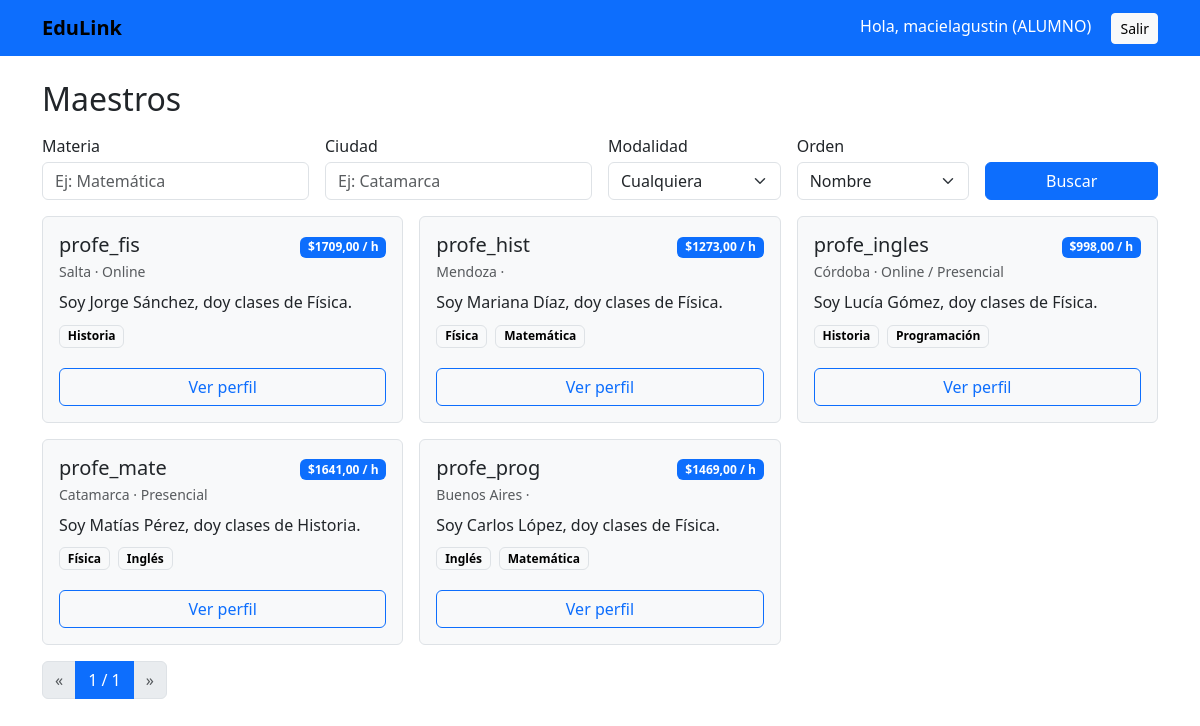
The app's page /maestros/ (signed in) with its own data.
### cuentas/models.py (models this page shows, shortened)
class Usuario(AbstractUser):
    ROL_CHOICES = (
        ('USER', 'Usuario'),
        ('ALUMNO', 'Alumno'),
        ('MAESTRO', 'Maestro'),
        ('ADMIN', 'Administrador'),
    )
    rol = models.CharField(max_length=10, choices=ROL_CHOICES, default='USER')
    telefono = models.CharField(max_length=30, blank=True)

class Maestro(models.Model):
    usuario = models.OneToOneField('Usuario', on_delete=models.CASCADE)
    bio = models.TextField(blank=True)
    precio_hora = models.DecimalField(max_digits=10, decimal_places=2, default=0)
    online = models.BooleanField(default=True)
    presencial = models.BooleanField(default=False)
    ciudad = models.CharField(max_length=80, blank=True)
    cv = models.FileField(upload_to="cv_maestros/", blank=True, null=True)
    materias = models.ManyToManyField('catalogo.Materia', blank=True, related_name='maestros')

### catalogo/models.py (models this page shows, shortened)
class Materia(models.Model):
    nombre = models.CharField(max_length=80, unique=True)
    class Meta:
        ordering = ["nombre"]

### catalogo/views.py (the view)
# urls.py: path("maestros/", maestros_list, name="maestros_list"),
def maestros_list(request):
    qs = (Maestro.objects
          .select_related("usuario")
          .prefetch_related("materias")
          .all())
    materia = request.GET.get("materia") or ""
    ciudad = request.GET.get("ciudad") or ""
    modalidad = request.GET.get("modalidad") or ""   # online | presencial | (vacío)
    ordenar = request.GET.get("ordenar") or ""       # precio_asc | precio_desc
    if materia:
        qs = qs.filter(materias__nombre__icontains=materia)
    if ciudad:
        qs = qs.filter(ciudad__icontains=ciudad)
    if modalidad == "online":
        qs = qs.filter(online=True)
    elif modalidad == "presencial":
        qs = qs.filter(presencial=True)
    if ordenar == "precio_asc":
        qs = qs.order_by("precio_hora")
    elif ordenar == "precio_desc":
        qs = qs.order_by("-precio_hora")
    else:
        qs = qs.order_by("usuario__username")
    paginator = Paginator(qs, 8)
    page_number = request.GET.get("page")
    page_obj = paginator.get_page(page_number)
    materias = Materia.objects.all().order_by("nombre")
    ctx = {
        "page_obj": page_obj,
        "materias": materias,
        "materia_val": materia,
        "ciudad_val": ciudad,
        "modalidad_val": modalidad,
        "ordenar_val": ordenar,
    }
    return render(request, "catalogo/maestros_list.html", ctx)

### templates/catalogo/maestros_list.html (shortened to what this page needs)
{% extends "base.html" %}
{% block content %}
<h2 class="mb-3">Maestros</h2>
<form method="get" class="row g-2 g-md-3 mb-3">
  <div class="col-md-3">
    <label class="form-label mb-1">Materia</label>
    <input name="materia" value="{{ materia_val }}" class="form-control" list="materiasList" placeholder="Ej: Matemática">
  </div>
  <div class="col-md-3">
    <label class="form-label mb-1">Ciudad</label>
    <input name="ciudad" value="{{ ciudad_val }}" class="form-control" placeholder="Ej: Catamarca">
  </div>
  <div class="col-md-2">
    <label class="form-label mb-1">Modalidad</label>
    <select name="modalidad" class="form-select">
      <option value="" {% if not modalidad_val %}selected{% endif %}>Cualquiera</option>
    </select>
  </div>
  <div class="col-md-2">
    <label class="form-label mb-1">Orden</label>
    <select name="ordenar" class="form-select">
      <option value="">Nombre</option>
    </select>
  </div>
  <div class="col-md-2 d-grid">
    <button class="btn btn-primary">Buscar</button>
  </div>
</form>
{% if page_obj.object_list %}
  <div class="row g-3">
    {% for m in page_obj.object_list %}
      <div class="col-md-6 col-lg-4">
        <div class="card p-3 h-100">
          <div class="d-flex justify-content-between align-items-center">
            <h5 class="mb-1">{{ m.usuario.username }}</h5>
            {% if m.precio_hora %}<span class="badge bg-primary">${{ m.precio_hora }} / h</span>{% endif %}
          </div>
          <div class="text-muted small mb-2">
            {{ m.ciudad|default:"(sin ciudad)" }} ·
            {% if m.online %}Online{% endif %}
            {% if m.online and m.presencial %} / {% endif %}
            {% if m.presencial %}Presencial{% endif %}
          </div>
          <p class="mb-2">{{ m.bio|default:"Sin descripción" }}</p>
          <div class="mb-3">
            {% for mat in m.materias.all %}
              <span class="badge text-bg-light border me-1 mb-1">{{ mat.nombre }}</span>
            {% empty %}
              <span class="text-muted small">Sin materias</span>
            {% endfor %}
          </div>
          <a class="btn btn-outline-primary w-100" href="{% url 'maestro_detalle' m.id %}">Ver perfil</a>
        </div>
      </div>
    {% endfor %}
  </div>
  <nav class="mt-3">
    <ul class="pagination">
      {% if page_obj.has_previous %}
        <li class="page-item">
          <a class="page-link" href="?page={{ page_obj.previous_page_number }}&materia={{ materia_val }}&ciudad={{ ciudad_val }}&modalidad={{ modalidad_val }}&ordenar={{ ordenar_val }}">«</a>
        </li>
      {% else %}
        <li class="page-item disabled"><span class="page-link">«</span></li>
      {% endif %}
      <li class="page-item active"><span class="page-link">{{ page_obj.number }} / {{ page_obj.paginator.num_pages }}</span></li>
      {% if page_obj.has_next %}
        <li class="page-item">
          <a class="page-link" href="?page={{ page_obj.next_page_number }}&materia={{ materia_val }}&ciudad={{ ciudad_val }}&modalidad={{ modalidad_val }}&ordenar={{ ordenar_val }}">»</a>
        </li>
      {% else %}
        <li class="page-item disabled"><span class="page-link">»</span></li>
      {% endif %}
    </ul>
  </nav>
{% else %}
  <div class="alert alert-info">No se encontraron maestros con esos filtros.</div>
{% endif %}
{% endblock %}

### templates/base.html (shortened to what this page needs)
{% load static %}
<!doctype html>
<html lang="es">
<head>
  <link href="https://cdn.jsdelivr.net/npm/bootstrap@5.3.3/dist/css/bootstrap.min.css" rel="stylesheet">
  <link rel="stylesheet" href="{% static 'css/styles.css' %}">
</head>
<body>
<nav class="navbar navbar-expand-lg navbar-custom">
  <div class="container">
    <a class="navbar-brand fw-bold" href="{% url 'home' %}">EduLink</a>
    <div>
      {% if request.user.is_authenticated %}
        <span class="me-3 text-white">Hola, {{ request.user.username }} ({{ request.user.rol }})</span>
        <a class="btn btn-sm btn-light" href="{% url 'logout' %}">Salir</a>
      {% else %}
        <a class="btn btn-sm btn-light me-2" href="{% url 'login' %}">Login</a>
        <a class="btn btn-sm btn-acento" href="{% url 'registro_persona' %}">Registrarse</a>
      {% endif %}
    </div>
  </div>
</nav>
<div class="container py-4">
  {% block content %}{% endblock %}
</div>
</body>
</html>

### templates/base.html (style rules this page uses)
:root { --c1: #ffffff; --c2: #0d6efd; }
body { background: var(--c1); color: #212529; }
a { color: var(--c2); }
.card { background:#f8f9fa; border:1px solid #dee2e6; color:#212529; }
.navbar-custom { background: var(--c2); }
.navbar-custom .navbar-brand, .navbar-custom .nav-link, .navbar-custom .btn { color: #000000; }

### records on screen
Usuario: user.username "macielagustin", user.rol "ALUMNO"
Maestro: usuario.username "profe_fis", precio_hora "1709,00", ciudad "Salta", online "Online", bio "Soy Jorge Sánchez, doy clases de Física."
Materia: nombre "Historia"
Maestro: usuario.username "profe_hist", precio_hora "1273,00", ciudad "Mendoza", bio "Soy Mariana Díaz, doy clases de Física."
Materia: nombre "Física"
Materia: nombre "Matemática"
Maestro: usuario.username "profe_ingles", precio_hora "998,00", ciudad "Córdoba", online "Online", presencial "Presencial", bio "Soy Lucía Gómez, doy clases de Física."
Materia: nombre "Programación"
Maestro: usuario.username "profe_mate", precio_hora "1641,00", ciudad "Catamarca", presencial "Presencial", bio "Soy Matías Pérez, doy clases de Historia."
Materia: nombre "Inglés"
Maestro: usuario.username "profe_prog", precio_hora "1469,00", ciudad "Buenos Aires", bio "Soy Carlos López, doy clases de Física."

### other values on screen
{{ page_obj.number }} "1"
{{ page_obj.paginator.num_pages }} "1"
